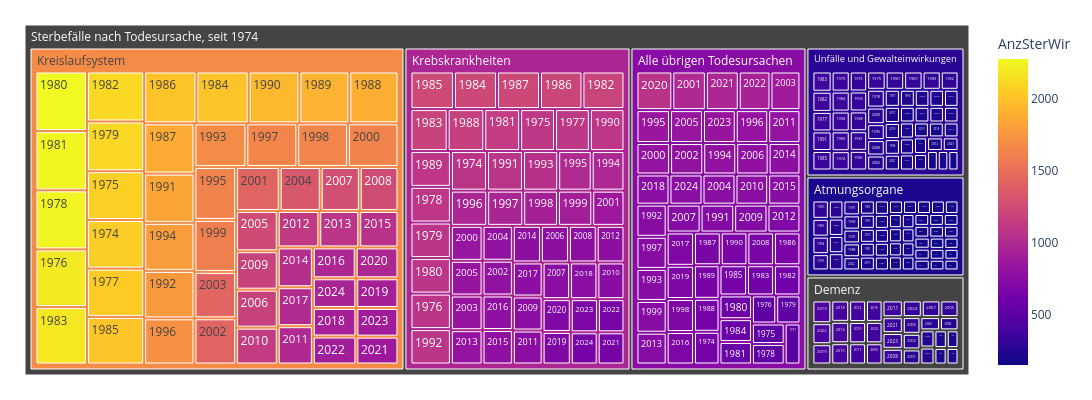

Notebook code cell kept with this figure:
### Code cell
treeMap1 = mypy_dv.plot_px_treemap(
    data=myTM.reset_index()
    ,levels=['TodesursacheSpezLang_noDM', 'Jahr_nbr']
    ,values="AnzSterWir"
    ,color="AnzSterWir"
    #, color_continuous_scale='Blues'
    ,color_discrete_map={'(?)':'lightgrey'}   
    ,height=400
    ,width=1100               
    #,margin_val_bottom=25
    ,myHeaderTitle="Sterbefälle nach Todesursache, seit "+data_min_date
)
treeMap1

### Figure 1 — Plotly figure (JSON) as saved in the notebook; plotly's stock layout.template omitted (floating-point values rounded to 4 significant figures; data arrays with more than 128 entries replaced by an {"elided": "..."} marker saying what was removed)
{"data": [{"branchvalues": "total", "customdata": {"elided": "313x1 float values"}, "domain": {"x": [0, 1], "y": [0, 1]}, "hovertemplate": "%{label}<br><br>Anzahl:<br>%{value}<extra></extra>", "ids": {"elided": "313 str values"}, "labels": {"elided": "313 str values"}, "marker": {"coloraxis": "coloraxis", "colors": {"elided": "313 float values"}}, "name": "", "parents": {"elided": "313 str values"}, "root": {"color": "grey"}, "type": "treemap", "values": {"elided": "313 int values"}}], "layout": {"coloraxis": {"colorbar": {"title": {"text": "AnzSterWir"}}, "colorscale": [[0, "#0d0887"], [0.1111, "#46039f"], [0.2222, "#7201a8"], [0.3333, "#9c179e"], [0.4444, "#bd3786"], [0.5556, "#d8576b"], [0.6667, "#ed7953"], [0.7778, "#fb9f3a"], [0.8889, "#fdca26"], [1, "#f0f921"]]}, "height": 400, "legend": {"tracegroupgap": 0}, "margin": {"b": 25, "l": 25, "r": 25, "t": 25}, "width": 1100}}
